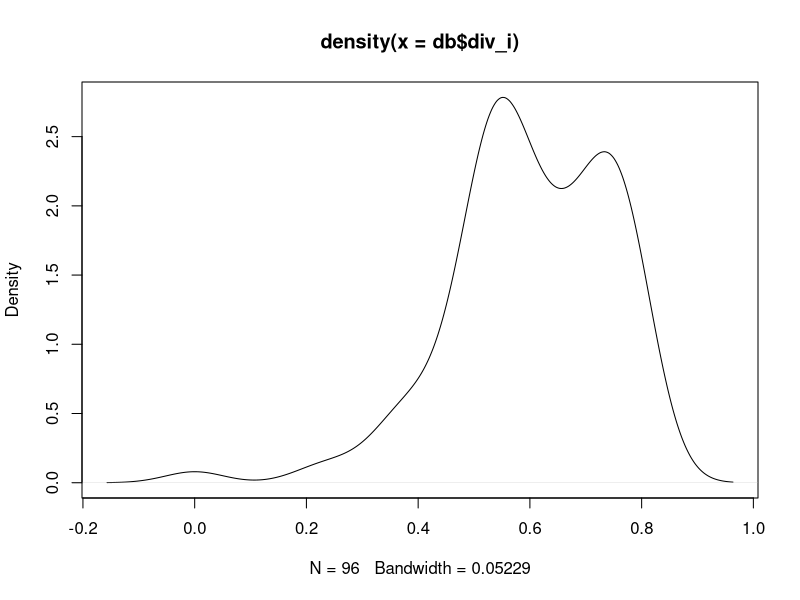
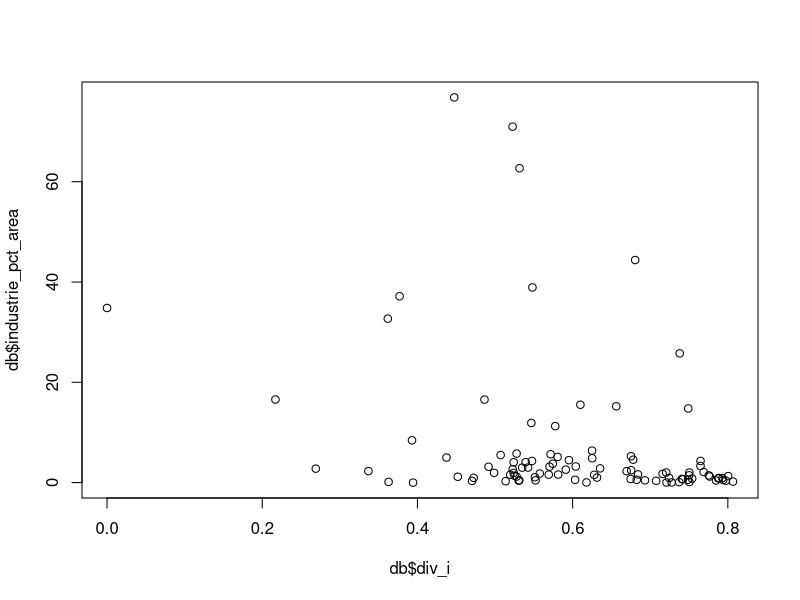

Recreate these plots in R, in order.
# Load up data
db <- read.csv("buzz_data.csv")

# Print top
head(db)
# Print tail
tail(db)
# Print summary
summary(db)

# Kernel density
plot(density(db$div_i))

# Scatter
plot(db$div_i, db$industrie_pct_area)

# OLS Model
ols <- lm('checkins_all ~ total_units + div_i', data=db)
# Plain text summary
summary(ols)
# LaTeX summary
library(xtable)
smry.table <- xtable(ols)
print(smry.table)
